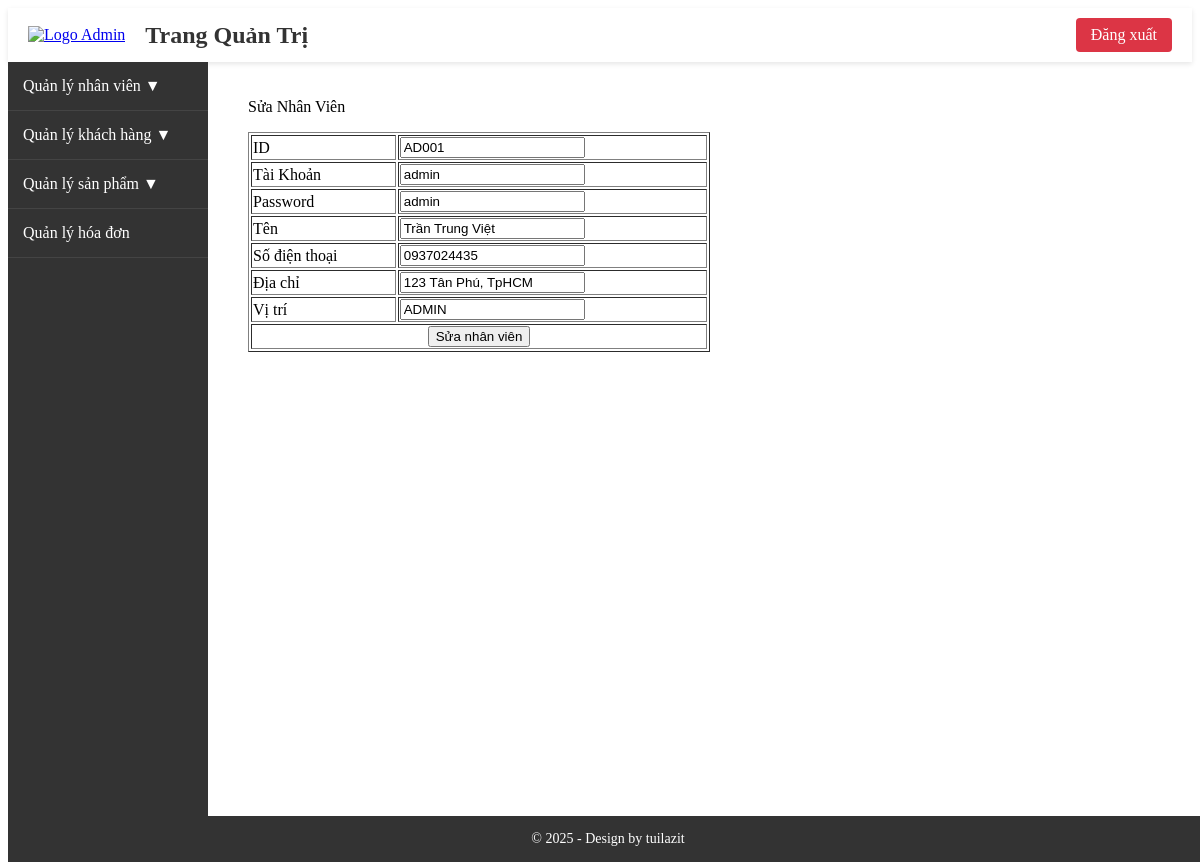
The page /admincp/index.php?action=staff&query=sua&idstaff=AD001 on the database its author committed.
### tables this page shows
CREATE TABLE `nhanvien` (
  `IdNV` varchar(10) NOT NULL,
  `Account` varchar(50) NOT NULL,
  `Password` varchar(1000) NOT NULL,
  `Name` varchar(50) NOT NULL,
  `PNumber` char(10) NOT NULL,
  `Address` varchar(200) NOT NULL,
  `Status` tinyint(1) NOT NULL DEFAULT 1,
  `IdPos` varchar(20) NOT NULL
);

### admincp/config/config.php (called while the page is built, shortened)
<?php
$key = 'matkhauahihi';
?>

### admincp/modules/nhanvien/nhanvien/sua.php (the view)
<?php
    $sql_sua_nhanvien = "SELECT * FROM nhanvien WHERE IdNV='$_GET[idstaff]' LIMIT 1";
    $query_sua_nhanvien = mysqli_query($mysqli,$sql_sua_nhanvien);
?>
<p>Sửa Nhân Viên</p>
<table class="tableadmin" border="1" style="width:50%" style="border-collapse: collapse;">
    <form method="POST" action="modules/nhanvien/nhanvien/xuly.php?IdNV=<?php echo $_GET['idstaff']?>">
        <?php
            while($dong = mysqli_fetch_array($query_sua_nhanvien)){
                $decryptedPass = openssl_decrypt($dong['Password'],'AES-128-ECB',$key);
        ?>
        <tr>
            <td>ID</td>
            <td><input type="text" name="ID" value="<?php echo $dong['IdNV']?>"></td>
        </tr>
        <tr>
            <td>Tài Khoản</td>
            <td><input type="text" name="Account" value="<?php echo $dong['Account']?>"></td>
        </tr>
        <tr>
            <td>Password</td>
            <td><input type="text" name="Password" value="<?php echo $decryptedPass ?>"></td>
        </tr>
        <tr>
            <td>Tên</td>
            <td><input type="text" name="Name" value="<?php echo $dong['Name']?>"></td>
        </tr>
        <tr>
            <td>Số điện thoại</td>
            <td><input type="text" name="Phone" value="<?php echo $dong['PNumber']?>"></td>
        </tr>
        <tr>
            <td>Địa chỉ</td>
            <td><input type="text" name="Address" value="<?php echo $dong['Address']?>"></td>
        </tr>
        <tr>
            <td>Vị trí</td>
            <td><input type="text" name="Position" value="<?php echo $dong['IdPos']?>"></td>
        </tr>
        <tr>
            <td colspan="2" style="text-align: center;">
                <input type="submit" name="FixNV" value="Sửa nhân viên">
            </td>
        </tr>
        <?php
            }
        ?>
    </form>
</table>

### rows shown on the page
nhanvien: ID "AD001", Account "admin", Password "admin", Name "Trần Trung Việt", Phone "0937024435", Address "123 Tân Phú, TpHCM", Position "ADMIN"
